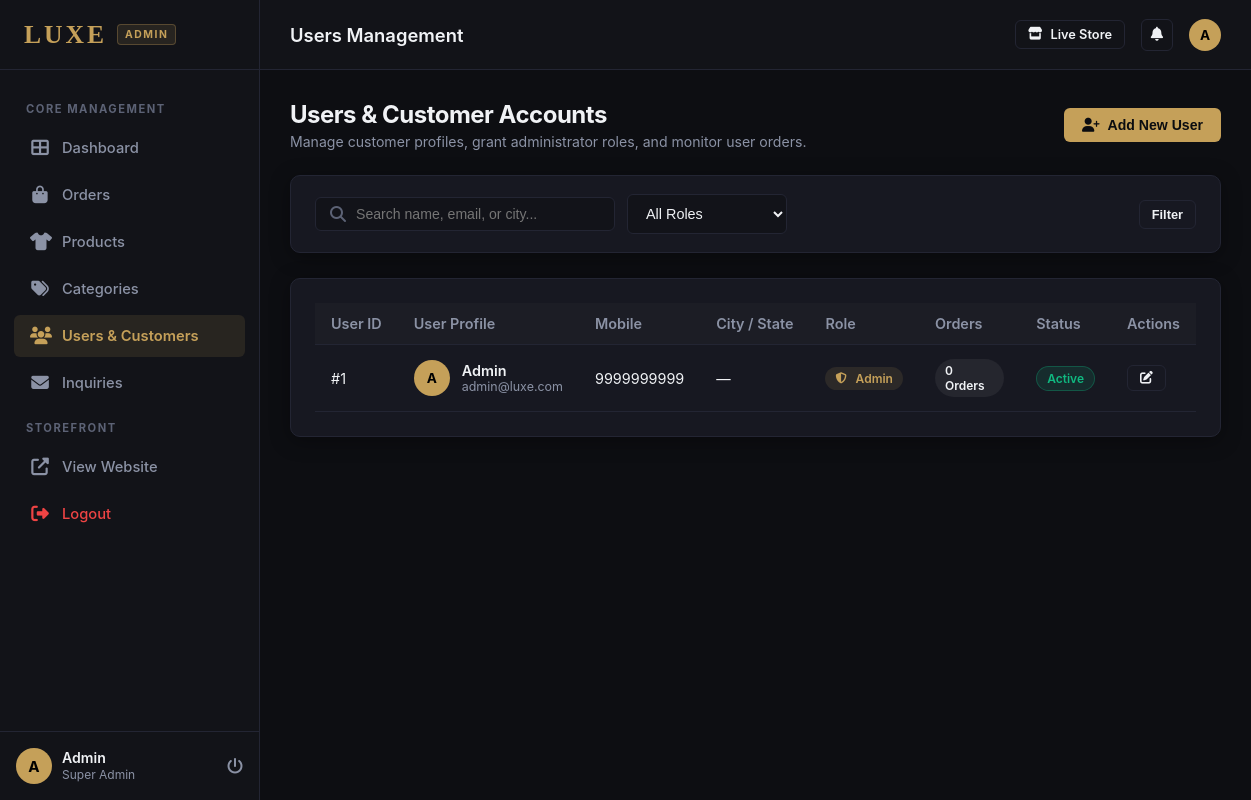
The page /admin/users.php (signed in) on the database its author committed.
### tables this page shows
CREATE TABLE IF NOT EXISTS users (
    id INT AUTO_INCREMENT PRIMARY KEY,
    name VARCHAR(100) NOT NULL,
    email VARCHAR(150) NOT NULL UNIQUE,
    mobile VARCHAR(20),
    password VARCHAR(255) NOT NULL,
    address TEXT,
    city VARCHAR(100),
    state VARCHAR(100),
    pincode VARCHAR(10),
    role ENUM('customer', 'admin') DEFAULT 'customer',
    status ENUM('active', 'inactive') DEFAULT 'active',
    created_at TIMESTAMP DEFAULT CURRENT_TIMESTAMP,
    updated_at TIMESTAMP DEFAULT CURRENT_TIMESTAMP ON UPDATE CURRENT_TIMESTAMP
);

### config/helpers.php (called while the page is built, shortened)
<?php
function sanitize($data) {
    global $conn;
    return htmlspecialchars(strip_tags(trim($conn->real_escape_string($data))));
}
function isLoggedIn() {
    return isset($_SESSION['user_id']);
}
function getCurrentUser() {
    global $conn;
    $id = $_SESSION['user_id'];
    $stmt = $conn->prepare("SELECT * FROM users WHERE id = ?");
    $stmt->bind_param("i", $id);
    $stmt->execute();
    $result = $stmt->get_result();
    return $result->fetch_assoc();
}

### admin/users.php (the view, shortened to what this page needs)
<?php
$adminTitle = 'Users Management';
require_once __DIR__ . '/includes/header.php';
$search = sanitize($_GET['search'] ?? '');
$sql = "
    SELECT u.*, COUNT(o.id) as orders_count
    FROM users u
    LEFT JOIN orders o ON u.id = o.user_id
    WHERE 1=1
";
$sql .= " GROUP BY u.id ORDER BY u.id DESC";
$usersResult = $conn->query($sql);
?>
<div class="page-title-box">
    <div>
        <h1>Users & Customer Accounts</h1>
        <p>Manage customer profiles, grant administrator roles, and monitor user orders.</p>
    </div>
    <div>
        <button class="btn btn-primary" onclick="openAddUserModal()">
            <i class="fas fa-user-plus"></i> Add New User
        </button>
    </div>
</div>
<div class="admin-card" style="padding: 18px 24px;">
    <form action="<?php echo ADMIN_URL; ?>/users.php" method="GET" style="display: flex; gap: 15px; flex-wrap: wrap; align-items: center; justify-content: space-between;">
        <div style="display: flex; gap: 12px; flex-wrap: wrap; align-items: center; flex: 1;">
            <div class="header-search" style="width: 300px;">
                <i class="fas fa-search" style="color: var(--text-dim);"></i>
                <input type="text" name="search" value="<?php echo htmlspecialchars($search); ?>" placeholder="Search name, email, or city...">
            </div>
            <select name="role" class="form-control" style="width: 160px;" onchange="this.form.submit()">
                <option value="">All Roles</option>
            </select>
        </div>
        <div>
            <button type="submit" class="btn btn-outline btn-sm">Filter</button>
        </div>
    </form>
</div>
<div class="admin-card">
    <div class="table-responsive">
        <table class="admin-table">
            <thead>
                <tr>
                    <th>User ID</th>
                    <th>User Profile</th>
                    <th>Mobile</th>
                    <th>City / State</th>
                    <th>Role</th>
                    <th>Orders</th>
                    <th>Status</th>
                    <th>Actions</th>
                </tr>
            </thead>
            <tbody>
                <?php if ($usersResult && $usersResult->num_rows > 0): ?>
                    <?php while ($user = $usersResult->fetch_assoc()): ?>
                        <tr>
                            <td>#<?php echo $user['id']; ?></td>
                            <td>
                                <div style="display: flex; align-items: center; gap: 12px;">
                                    <div class="admin-avatar" style="width: 36px; height: 36px; font-size: 0.85rem;">
                                        <?php echo strtoupper(substr($user['name'], 0, 1)); ?>
                                    </div>
                                    <div>
                                        <div style="font-weight: 600;"><?php echo htmlspecialchars($user['name']); ?></div>
                                        <div style="font-size: 0.78rem; color: var(--text-muted);"><?php echo htmlspecialchars($user['email']); ?></div>
                                    </div>
                                </div>
                            </td>
                            <td><?php echo htmlspecialchars($user['mobile'] ? $user['mobile'] : '—'); ?></td>
                            <td><?php echo htmlspecialchars($user['city'] ? ($user['city'] . ', ' . $user['state']) : '—'); ?></td>
                            <td>
                                <span class="badge" style="background: <?php echo $user['role'] === 'admin' ? 'var(--primary-light)' : 'rgba(255,255,255,0.06)'; ?>; color: <?php echo $user['role'] === 'admin' ? 'var(--primary)' : 'var(--text)'; ?>;">
                                    <i class="fas fa-<?php echo $user['role'] === 'admin' ? 'shield-alt' : 'user'; ?>" style="font-size: 0.7rem; margin-right: 4px;"></i>
                                    <?php echo ucfirst($user['role']); ?>
                                </span>
                            </td>
                            <td>
                                <span class="badge" style="background: rgba(255,255,255,0.06); color: var(--text);">
                                    <?php echo $user['orders_count']; ?> Orders
                                </span>
                            </td>
                            <td>
                                <a href="<?php echo ADMIN_URL; ?>/users.php?toggle_status=<?php echo $user['id']; ?>&current=<?php echo $user['status']; ?>"
                                   class="badge badge-<?php echo $user['status']; ?>" style="text-decoration: none;" title="Toggle status">
                                    <?php echo ucfirst($user['status']); ?>
                                </a>
                            </td>
                            <td>
                                <div style="display: flex; gap: 8px;">
                                    <button class="btn btn-sm btn-outline" onclick="editUser(<?php echo htmlspecialchars(json_encode($user)); ?>)" title="Edit User">
                                        <i class="fas fa-edit"></i>
                                    </button>
                                </div>
                            </td>
                        </tr>
                    <?php endwhile; ?>
                <?php endif; ?>
            </tbody>
        </table>
    </div>
</div>
<?php require_once __DIR__ . '/includes/footer.php'; ?>

### admin/includes/header.php (shortened to what this page needs)
<?php
require_once __DIR__ . '/../../config/database.php';
require_once __DIR__ . '/../../config/helpers.php';
$currentUser = getCurrentUser();
$currentAdminPage = basename($_SERVER['PHP_SELF'], '.php');
?>
<!DOCTYPE html>
<html lang="en">
<head>
    <link rel="stylesheet" href="https://cdnjs.cloudflare.com/ajax/libs/font-awesome/6.4.0/css/all.min.css">
    <link rel="stylesheet" href="<?php echo ADMIN_URL; ?>/assets/css/admin.css">
</head>
<body>
<aside class="admin-sidebar" id="adminSidebar">
    <div class="sidebar-brand">
        <a href="<?php echo ADMIN_URL; ?>/index.php">
            <span class="brand-logo">LUXE</span>
            <span class="brand-badge">ADMIN</span>
        </a>
    </div>
    <div class="sidebar-nav">
        <div class="nav-section-title">Core Management</div>
        <a href="<?php echo ADMIN_URL; ?>/index.php" class="admin-nav-item <?php echo $currentAdminPage === 'index' ? 'active' : ''; ?>">
            <i class="fas fa-th-large"></i>
            <span>Dashboard</span>
        </a>
        <a href="<?php echo ADMIN_URL; ?>/orders.php" class="admin-nav-item <?php echo $currentAdminPage === 'orders' ? 'active' : ''; ?>">
            <i class="fas fa-shopping-bag"></i>
            <span>Orders</span>
        </a>
        <a href="<?php echo ADMIN_URL; ?>/products.php" class="admin-nav-item <?php echo $currentAdminPage === 'products' ? 'active' : ''; ?>">
            <i class="fas fa-tshirt"></i>
            <span>Products</span>
        </a>
        <a href="<?php echo ADMIN_URL; ?>/categories.php" class="admin-nav-item <?php echo $currentAdminPage === 'categories' ? 'active' : ''; ?>">
            <i class="fas fa-tags"></i>
            <span>Categories</span>
        </a>
        <a href="<?php echo ADMIN_URL; ?>/users.php" class="admin-nav-item <?php echo $currentAdminPage === 'users' ? 'active' : ''; ?>">
            <i class="fas fa-users"></i>
            <span>Users & Customers</span>
        </a>
        <a href="<?php echo ADMIN_URL; ?>/messages.php" class="admin-nav-item <?php echo $currentAdminPage === 'messages' ? 'active' : ''; ?>">
            <i class="fas fa-envelope"></i>
            <span>Inquiries</span>
        </a>
        <div class="nav-section-title">Storefront</div>
        <a href="<?php echo SITE_URL; ?>/index.php" target="_blank" class="admin-nav-item">
            <i class="fas fa-external-link-alt"></i>
            <span>View Website</span>
        </a>
        <a href="<?php echo ADMIN_URL; ?>/logout.php" class="admin-nav-item" style="color: var(--danger);">
            <i class="fas fa-sign-out-alt"></i>
            <span>Logout</span>
        </a>
    </div>
    <div class="sidebar-footer">
        <div class="admin-profile-pill">
            <div class="admin-avatar">
                <?php echo strtoupper(substr($currentUser['name'] ?? 'A', 0, 1)); ?>
            </div>
            <div>
                <div class="admin-name"><?php echo htmlspecialchars($currentUser['name'] ?? 'Administrator'); ?></div>
                <div class="admin-role">Super Admin</div>
            </div>
        </div>
        <a href="<?php echo ADMIN_URL; ?>/logout.php" title="Logout" style="color: var(--text-muted);">
            <i class="fas fa-power-off"></i>
        </a>
    </div>
</aside>
<div class="admin-main">
    <header class="admin-header">
        <div style="display: flex; align-items: center; gap: 15px;">
            <h2 style="font-size: 1.15rem; font-weight: 600;"><?php echo isset($adminTitle) ? $adminTitle : 'Dashboard'; ?></h2>
        </div>
        <div class="header-actions">
            <a href="<?php echo SITE_URL; ?>" target="_blank" class="btn btn-outline btn-sm">
                <i class="fas fa-store"></i> Live Store
            </a>
            <a href="<?php echo ADMIN_URL; ?>/messages.php" class="btn btn-icon btn-outline" title="Messages" style="position: relative;">
                <i class="fas fa-bell"></i>
            </a>
            <div class="admin-profile-pill">
                <div class="admin-avatar" style="width: 32px; height: 32px; font-size: 0.85rem;">
                    <?php echo strtoupper(substr($currentUser['name'] ?? 'A', 0, 1)); ?>
                </div>
            </div>
        </div>
    </header>
    <div class="admin-body">

### rows shown on the page
users: name "A", name "Admin", id "1", email "admin@luxe.com", mobile "9999999999", city "—", role "Admin", orders_count "0", status "Active"

### other values the page prints
$adminTitle "Users Management"
